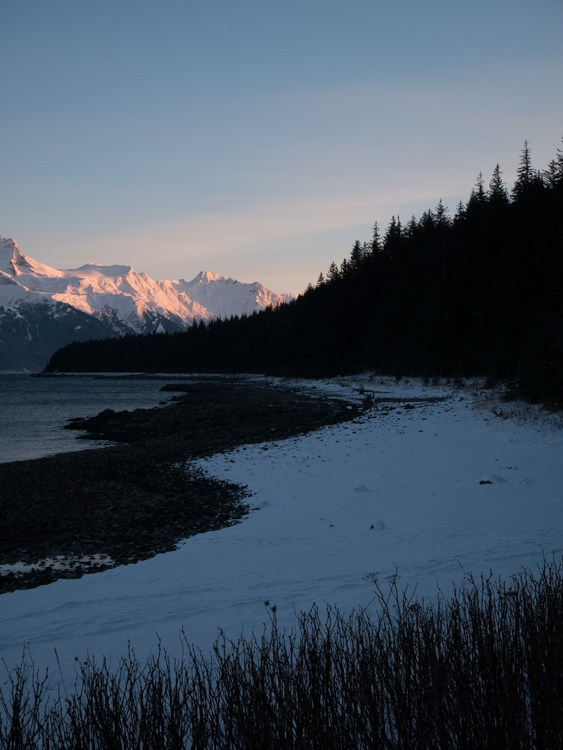
#> input picture Images/landscape-9.jpg, 563 x 750 px
$ python main.py
#> lines starting #> are read from the running program, lines starting #| are printed output that depends on the picture
### image_hist.py
import numpy as np
from matplotlib import pyplot as plt


def hist_match(source, template):
    """
    Adjust the pixel values of a image such that its histogram
    matches that of a target image

    Arguments:
    -----------
        source: np.ndarray
            Image to transform; the histogram is computed over the flattened
            array
        template: np.ndarray
            Template image; can have different dimensions to source
    Returns:
    -----------
        matched: np.ndarray
            The transformed output image
    """

    oldshape = source.shape
    source = source.ravel()
    template = template.ravel()

    # get the set of unique pixel values and their corresponding indices and
    # counts
    s_values, bin_idx, s_counts = np.unique(source, return_inverse=True,
                                            return_counts=True)
    t_values, t_counts = np.unique(template, return_counts=True)
    # take the cumsum of the counts and normalize by the number of pixels to
    # get the empirical cumulative distribution functions for the source and
    # template images (maps pixel value --> quantile)
    s_quantiles = np.cumsum(s_counts).astype(np.float64)
    s_quantiles /= s_quantiles[-1]
    t_quantiles = np.cumsum(t_counts).astype(np.float64)
    t_quantiles /= t_quantiles[-1]

    # interpolate linearly to find the pixel values in the template image
    # that correspond most closely to the quantiles in the source image
    interp_t_values = np.interp(s_quantiles, t_quantiles, t_values)
    # [4 lines of commented-out code are left out]
    return interp_t_values[bin_idx].reshape(oldshape)

### main.py
# import imagestitching.py
import cv2
import numpy as np
import matplotlib.pyplot as plt
import imagestitching
import image_hist

images = [
    # cv2.cvtColor(cv2.imread('./Images/right.jpg'), cv2.COLOR_BGR2GRAY),
    # cv2.cvtColor(cv2.imread('./Images/left.jpg'), cv2.COLOR_BGR2GRAY)
    # cv2.imread('./Images/multipleTest1.jpg'),
    # cv2.imread('./Images/multipleTest2.jpg'),
    # cv2.imread('./Images/multipleTest3.jpg'),
    # cv2.imread('./Images/multipleTest4.jpg')
    # cv2.imread('./Images/right2.jpg'),
    # cv2.imread('./Images/left2.jpg')
    cv2.imread('./Images/landscape-9.jpg'),
    cv2.imread('./Images/landscape-8.jpg'),
    cv2.imread('./Images/landscape-7.jpg'),
    cv2.imread('./Images/landscape-6.jpg'),
    cv2.imread('./Images/landscape-5.jpg'),
    cv2.imread('./Images/landscape-4.jpg'),
    cv2.imread('./Images/landscape-3.jpg'),
    cv2.imread('./Images/landscape-2.jpg'),
    cv2.imread('./Images/landscape-1.jpg'),


]
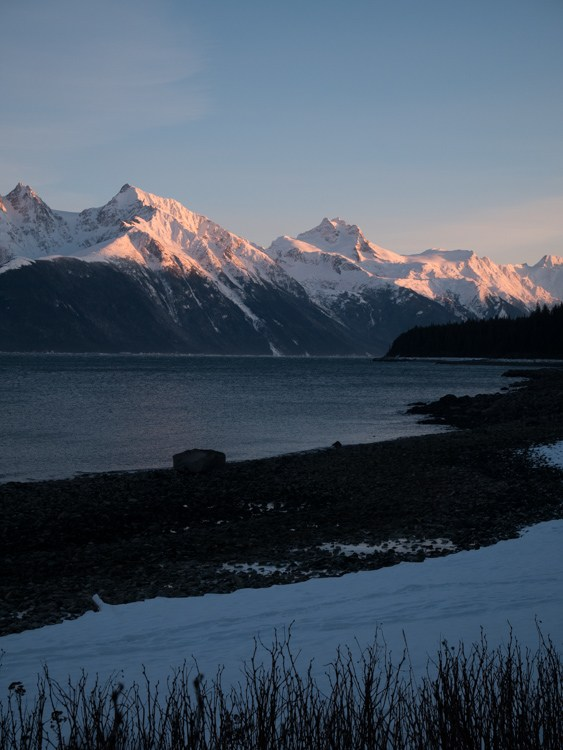
#> input picture Images/landscape-8.jpg, 563 x 750 px
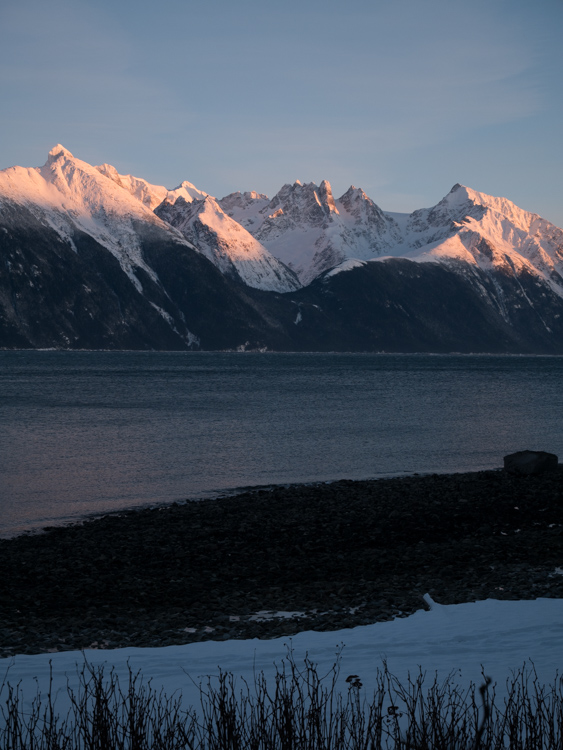
#> input picture Images/landscape-7.jpg, 563 x 750 px
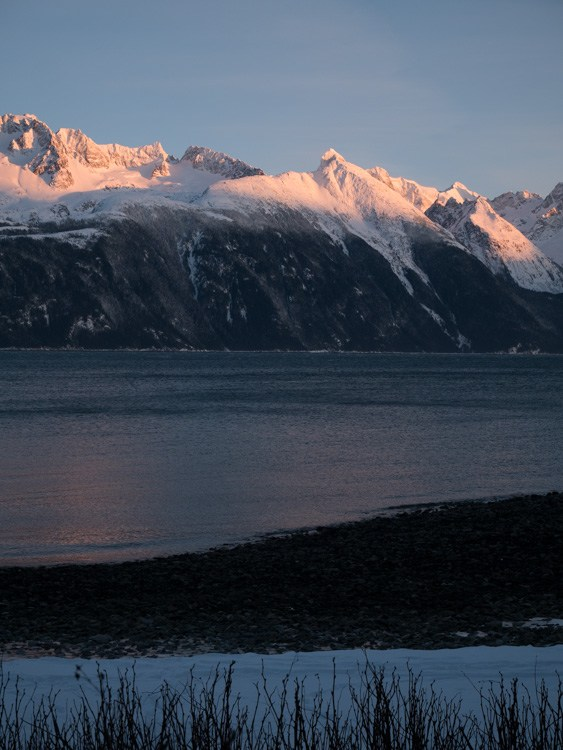
#> input picture Images/landscape-6.jpg, 563 x 750 px
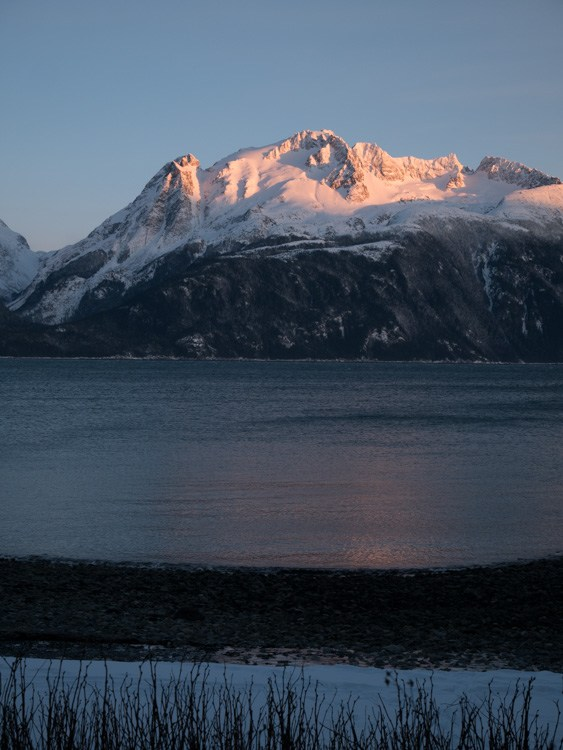
#> input picture Images/landscape-5.jpg, 563 x 750 px
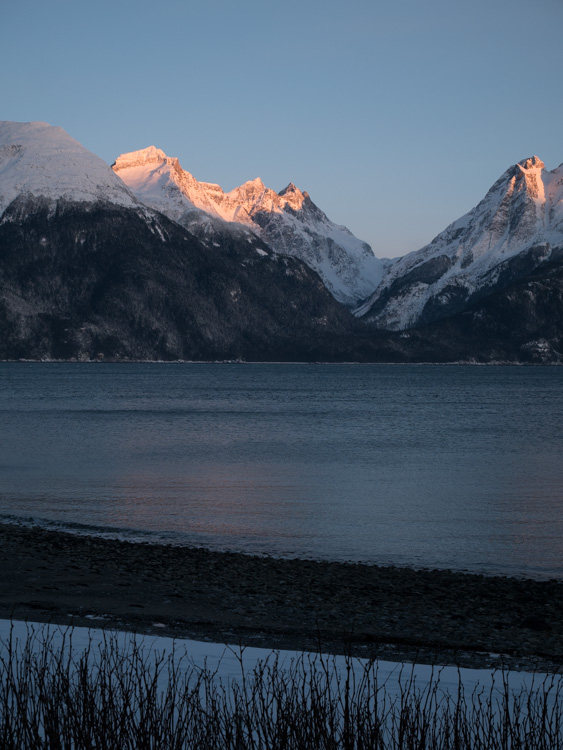
#> input picture Images/landscape-4.jpg, 563 x 750 px

# finalimg = imagestitching.stitching(img, img)
finalimg = images[0]
#> finalimg is the input picture: shape (750, 563, 3); mean B, G, R 95.6, 81.4, 68.8

imgList = []

imgList.append(finalimg)
# Color correction
counter = 0
for img in images[1:]:
    counter = counter + 1
#> (the run stopped early here; a loop or call above may not have finished)
